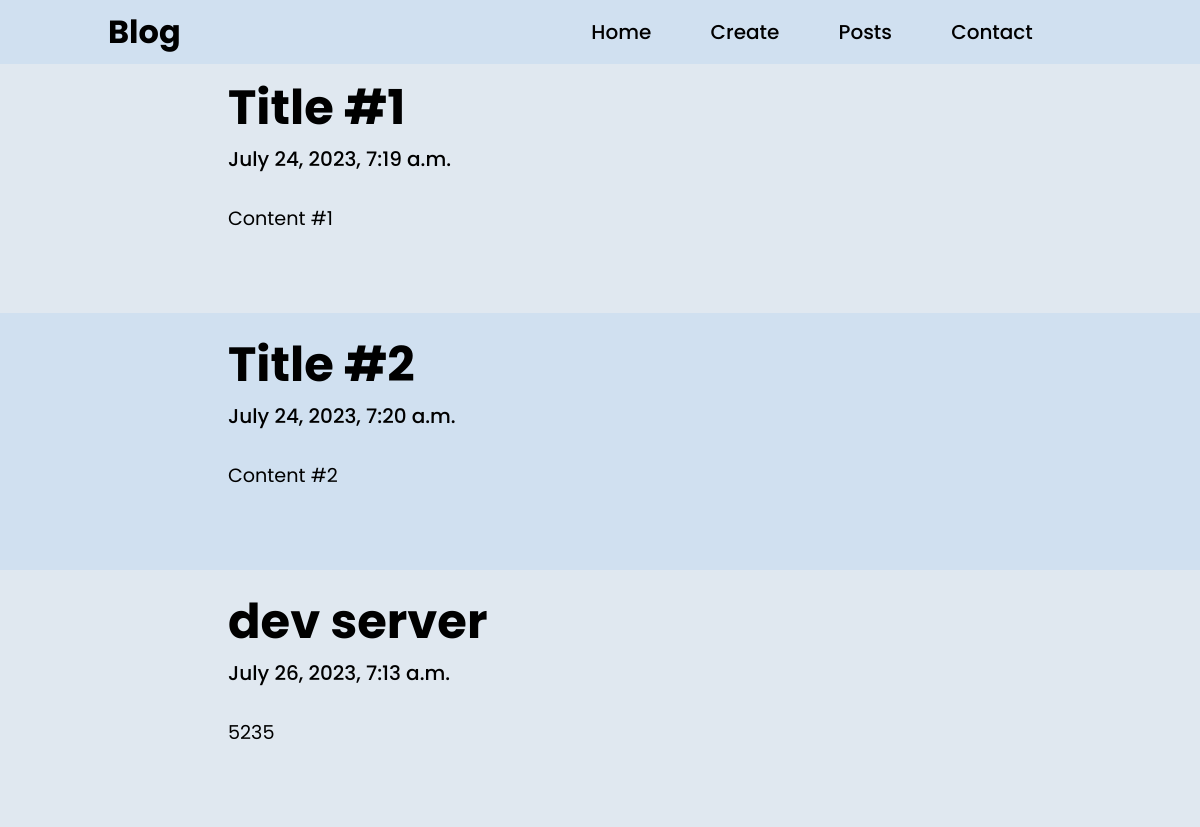
The app's page /listall, older data.
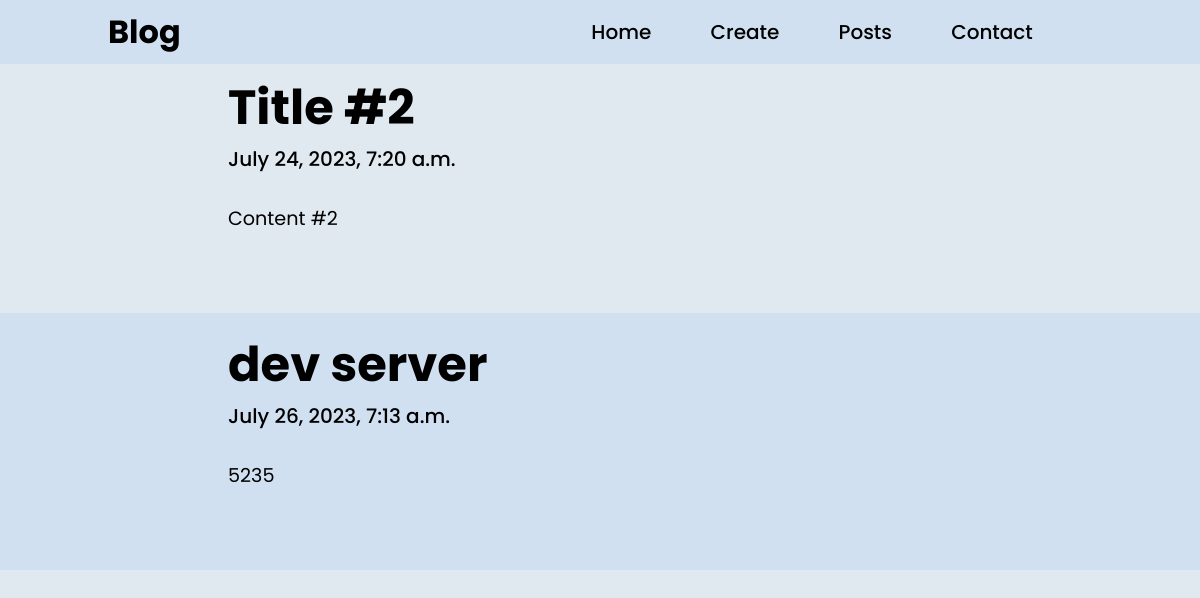
The same page, newer data.
### posts/models.py (models this page shows)
class Post(models.Model):
    title = models.CharField(default='default title', max_length = 100)
    body = models.CharField(default='default body', max_length = 1000000)
    create_at = models.DateTimeField(auto_now_add=True)

### posts/views.py (the view)
# urls.py: path('listall', views.listall, name='listall'),
def listall(request):
    posts = Post.objects.all()
    return render(request, 'listall.html', {'posts': posts})

### templates/listall.html (shortened to what this page needs)
{% extends 'base.html' %}
{% load static %}
{% block extra_css1 %}
<link rel="stylesheet" href="{% static 'home.css' %}">
{% endblock %}
{% block content %}
  {% for post in posts %}
  <div class="post {% cycle 'post--odd' 'post--even' %}">
    <a href="read/{{post.id}}">
      <h2>{{post.title}}</h2>
      <h5>{{post.create_at}}</h5>
      <p>{{post.body|truncatewords:20}}</p>
    </a>
  </div>
  {% endfor %}
{% endblock %}

Row changes from the older to the newer data that the page shows:
removed Post: title "Title #1", create_at "July 24, 2023, 7:19 a.m.", body "Content #1"
